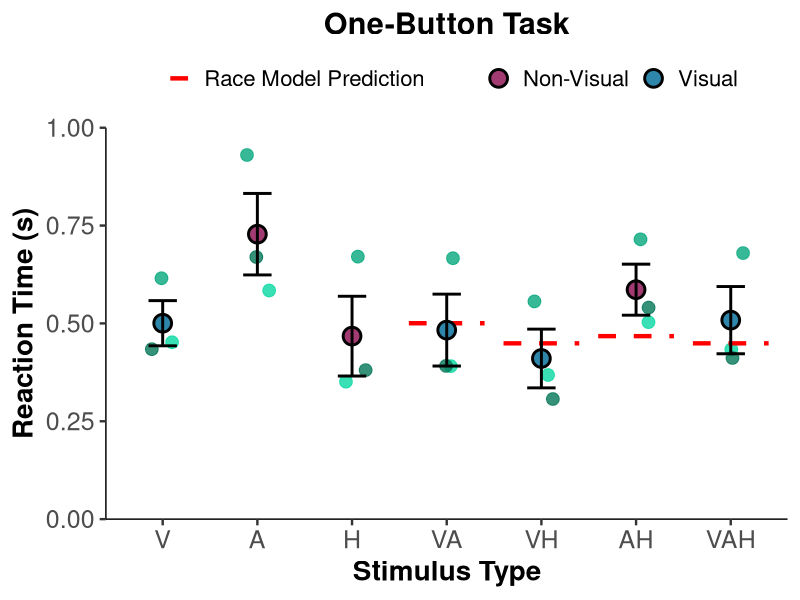
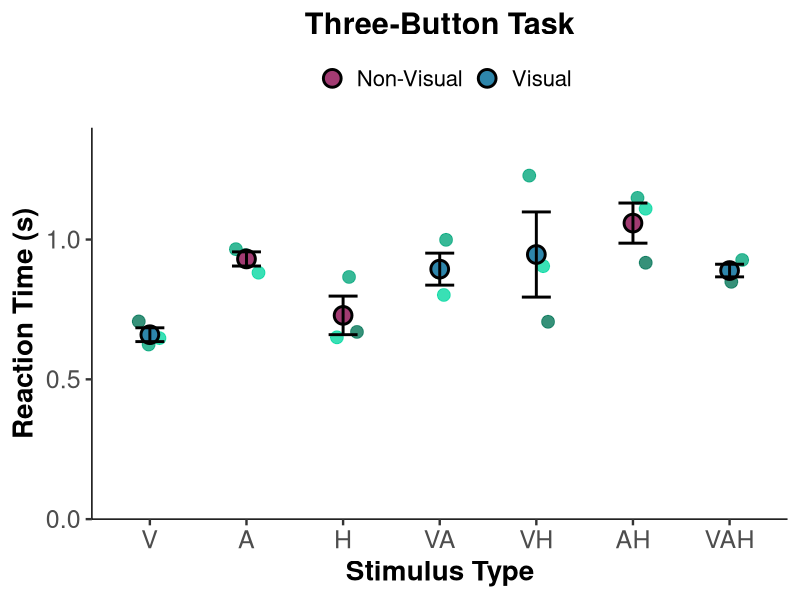
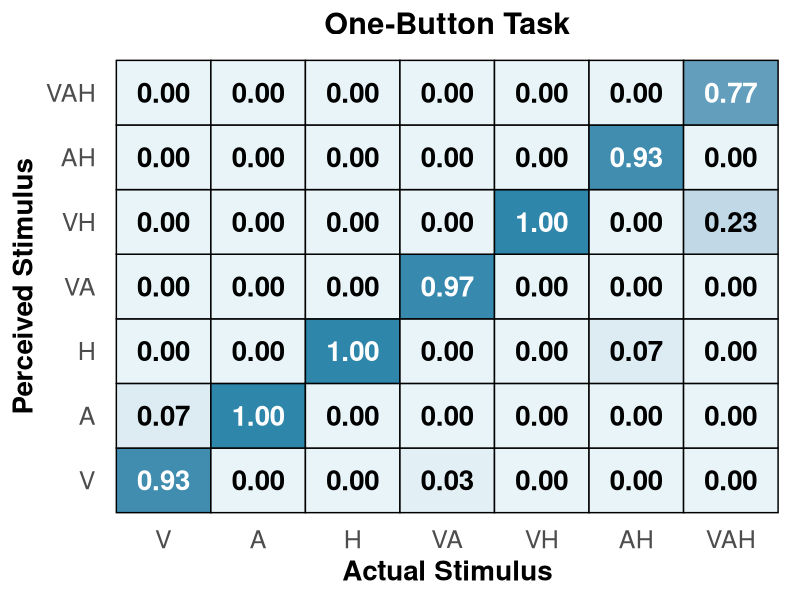
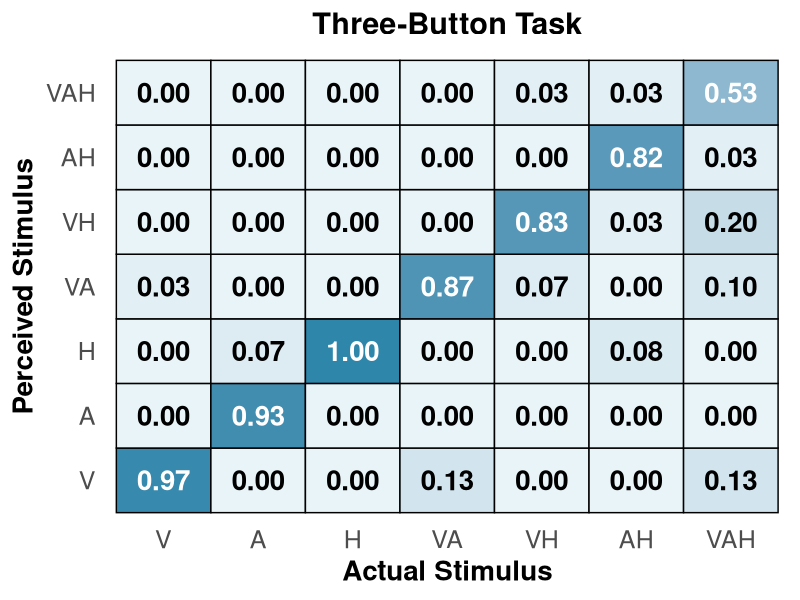

Write the R code that produced these figures, in order.
# ============================================================================
# Create Figures with Statistical Tests - SUBJECT-LEVEL ANALYSIS
# Major Changes:
# - ALL means and SEMs calculated from SUBJECT-LEVEL averages (n=3)
# - ALL t-tests use subject-level data
# - Figures 1 & 2: Show individual subject dots with DIFFERENTIAL SHADING BY SUBJECT
# - Each subject has a distinct color for easy identification
# - ERROR BARS NOW MORE VISIBLE (width=0.4, linewidth=1)
# ============================================================================

# Load libraries
library(dplyr)
library(readr)
library(ggplot2)

# ============================================================================
# STEP 1: Load and Prepare Data
# ============================================================================

# Set your working directory
setwd("/Users/dylanpham/Documents/GitHub/Reaction-Time-App-Mohala-Lab-")

# Load one-button data
one_button_1 <- read_csv("one_button_reaction_data_1.csv") %>% mutate(Subject = "S1")
one_button_2 <- read_csv("one_button_reaction_data_2.csv") %>% mutate(Subject = "S2")
one_button_3 <- read_csv("one_button_reaction_data_3.csv") %>% mutate(Subject = "S3")

# Load three-button data
three_button_1 <- read_csv("three_button_reaction_data_1.csv") %>% mutate(Subject = "S1")
three_button_2 <- read_csv("three_button_reaction_data_2.csv") %>% mutate(Subject = "S2")
three_button_3 <- read_csv("three_button_reaction_data_3.csv") %>% mutate(Subject = "S3")

# Combine datasets
one_button <- bind_rows(one_button_1, one_button_2, one_button_3)
three_button <- bind_rows(three_button_1, three_button_2, three_button_3)

# Filter for correct responses only (for statistical tests)
one_correct <- one_button[one_button$FeltCorrectly == "YES", ]
three_correct <- three_button[three_button$FeltCorrectly == "YES", ]

cat("One-button total trials:", nrow(one_button), "\n")
cat("One-button correct trials:", nrow(one_correct), "\n")
cat("Three-button total trials:", nrow(three_button), "\n")
cat("Three-button correct trials:", nrow(three_correct), "\n")

# ============================================================================
# STEP 2: Calculate SUBJECT-LEVEL means (one value per subject per condition)
# ============================================================================

cat("\n", rep("=", 70), "\n", sep = "")
cat("CALCULATING SUBJECT-LEVEL MEANS\n")
cat(rep("=", 70), "\n\n", sep = "")

# ONE-BUTTON TASK: Subject-level means for ALL data
one_subject_means_all <- one_button %>%
  group_by(Subject, Stimulus) %>%
  summarise(
    mean_RT = mean(ReactionTime_seconds, na.rm = TRUE),
    .groups = 'drop'
  )

cat("ONE-BUTTON (ALL trials) - Subject-level means:\n")
print(one_subject_means_all)

# ONE-BUTTON TASK: Subject-level means for CORRECT data only
one_subject_means_correct <- one_correct %>%
  group_by(Subject, Stimulus) %>%
  summarise(
    mean_RT = mean(ReactionTime_seconds, na.rm = TRUE),
    .groups = 'drop'
  )

cat("\nONE-BUTTON (CORRECT only) - Subject-level means:\n")
print(one_subject_means_correct)

# THREE-BUTTON TASK: Subject-level means for ALL data
three_subject_means_all <- three_button %>%
  group_by(Subject, Stimulus) %>%
  summarise(
    mean_RT = mean(RT1_seconds, na.rm = TRUE),
    .groups = 'drop'
  )

cat("\nTHREE-BUTTON (ALL trials) - Subject-level means:\n")
print(three_subject_means_all)

# THREE-BUTTON TASK: Subject-level means for CORRECT data only
three_subject_means_correct <- three_correct %>%
  group_by(Subject, Stimulus) %>%
  summarise(
    mean_RT = mean(RT1_seconds, na.rm = TRUE),
    .groups = 'drop'
  )

cat("\nTHREE-BUTTON (CORRECT only) - Subject-level means:\n")
print(three_subject_means_correct)

# ============================================================================
# STEP 3: Calculate GRAND means and SEMs across subjects (n=3)
# ============================================================================

# Grand means for one-button (ALL data) - for figures
one_grand_summary_all <- one_subject_means_all %>%
  group_by(Stimulus) %>%
  summarise(
    n_subjects = n(),
    sd_RT = ifelse(n() >= 2, sd(mean_RT, na.rm = TRUE), 0),
    sem_RT = ifelse(n() >= 2, sd(mean_RT, na.rm = TRUE) / sqrt(n()), 0),
    mean_RT = mean(mean_RT, na.rm = TRUE),
    .groups = 'drop')

# Grand means for one-button (CORRECT data) - for statistics
one_grand_summary_correct <- one_subject_means_correct %>%
  group_by(Stimulus) %>%
  summarise(
    n_subjects = n(),
    mean_RT = mean(mean_RT, na.rm = TRUE),
    sd_RT = ifelse(n() >= 2, sd(mean_RT, na.rm = TRUE), 0),
    sem_RT = ifelse(n() >= 2, sd(mean_RT, na.rm = TRUE) / sqrt(n()), 0),
    .groups = 'drop'
  )

# Grand means for three-button (ALL data) - for figures
three_grand_summary_all <- three_subject_means_all %>%
  group_by(Stimulus) %>%
  summarise(
    n_subjects = n(),
    sd_RT = ifelse(n() >= 2, sd(mean_RT, na.rm = TRUE), 0),
    sem_RT = ifelse(n() >= 2, sd(mean_RT, na.rm = TRUE) / sqrt(n()), 0),
    mean_RT = mean(mean_RT, na.rm = TRUE),
    .groups = 'drop'
  )

# Grand means for three-button (CORRECT data) - for statistics
three_grand_summary_correct <- three_subject_means_correct %>%
  group_by(Stimulus) %>%
  summarise(
    n_subjects = n(),
    mean_RT = mean(mean_RT, na.rm = TRUE),
    sd_RT = ifelse(n() >= 2, sd(mean_RT, na.rm = TRUE), 0),
    sem_RT = ifelse(n() >= 2, sd(mean_RT, na.rm = TRUE) / sqrt(n()), 0),
    .groups = 'drop'
  )

cat("\n", rep("=", 70), "\n", sep = "")
cat("GRAND SUMMARY STATISTICS (calculated from subject means, n=3)\n")
cat(rep("=", 70), "\n\n", sep = "")

cat("ONE-BUTTON (ALL trials):\n")
print(one_grand_summary_all)

cat("\nONE-BUTTON (CORRECT only):\n")
print(one_grand_summary_correct)

cat("\nTHREE-BUTTON (ALL trials):\n")
print(three_grand_summary_all)

cat("\nTHREE-BUTTON (CORRECT only):\n")
print(three_grand_summary_correct)

# ============================================================================
# STEP 4: Calculate Race Model Predictions using SUBJECT-LEVEL means
# ============================================================================

cat("\n", rep("=", 70), "\n", sep = "")
cat("RACE MODEL ANALYSIS - ONE-BUTTON TASK (SUBJECT-LEVEL)\n")
cat(rep("=", 70), "\n\n", sep = "")

# Get unimodal subject-level means (using ALL trials now)
V_subjects <- one_subject_means_all %>% filter(Stimulus == "V") %>% pull(mean_RT)
A_subjects <- one_subject_means_all %>% filter(Stimulus == "A") %>% pull(mean_RT)
H_subjects <- one_subject_means_all %>% filter(Stimulus == "H") %>% pull(mean_RT)

# Calculate race model predictions for each subject
race_predictions_by_subject <- data.frame(
  Subject = c("S1", "S2", "S3"),
  V_mean = V_subjects,
  A_mean = A_subjects,
  H_mean = H_subjects,
  VA_race = pmin(V_subjects, A_subjects),
  VH_race = pmin(V_subjects, H_subjects),
  AH_race = pmin(A_subjects, H_subjects),
  VAH_race = pmin(V_subjects, A_subjects, H_subjects)
)

cat("Subject-level race model predictions:\n")
print(race_predictions_by_subject)

# Grand mean race predictions (average across subjects)
race_predictions <- data.frame(
  Stimulus = c("VA", "VH", "AH", "VAH"),
  RaceModel = c(
    mean(race_predictions_by_subject$VA_race),
    mean(race_predictions_by_subject$VH_race),
    mean(race_predictions_by_subject$AH_race),
    mean(race_predictions_by_subject$VAH_race)
  )
)

cat("\nGrand mean race model predictions:\n")
print(race_predictions)

# ============================================================================
# STEP 5: Statistical Tests using SUBJECT-LEVEL data (n=3)
# ============================================================================

cat("\n", rep("-", 70), "\n", sep = "")
cat("T-TESTS FOR RACE MODEL VIOLATIONS (One-Button Task, ALL trials, n=3 subjects)\n")
cat(rep("-", 70), "\n\n", sep = "")

# Function to perform t-test using subject-level data
test_race_model_subjects <- function(subject_means, stimulus_name, race_pred_vector) {
  # Get subject-level observed means for this condition
  obs_data <- subject_means %>% 
    filter(Stimulus == stimulus_name) %>% 
    pull(mean_RT)
  
  if (length(obs_data) < 2) {
    return(list(
      stimulus = stimulus_name,
      n = length(obs_data),
      observed_mean = mean(obs_data),
      race_pred = mean(race_pred_vector),
      violation = NA,
      t_stat = NA,
      df = NA,
      p_value = NA,
      cohens_d = NA
    ))
  }
  
  # Perform one-sample t-test against mean race prediction
  race_mean <- mean(race_pred_vector)
  test_result <- t.test(obs_data, mu = race_mean)
  
  # Calculate Cohen's d
  cohens_d <- (mean(obs_data) - race_mean) / sd(obs_data)
  
  # Calculate violation (positive = facilitation, negative = interference)
  violation <- race_mean - mean(obs_data)
  
  return(list(
    stimulus = stimulus_name,
    n = length(obs_data),
    observed_mean = mean(obs_data),
    race_pred = race_mean,
    violation = violation,
    t_stat = test_result$statistic,
    df = test_result$parameter,
    p_value = test_result$p.value,
    cohens_d = cohens_d
  ))
}

# Test each multimodal condition
results_one_button <- list()

results_one_button$VA <- test_race_model_subjects(
  one_subject_means_all, "VA", race_predictions_by_subject$VA_race)
results_one_button$VH <- test_race_model_subjects(
  one_subject_means_all, "VH", race_predictions_by_subject$VH_race)
results_one_button$AH <- test_race_model_subjects(
  one_subject_means_all, "AH", race_predictions_by_subject$AH_race)
results_one_button$VAH <- test_race_model_subjects(
  one_subject_means_all, "VAH", race_predictions_by_subject$VAH_race)

# Print results
for (result in results_one_button) {
  cat(sprintf("\n%s Condition:\n", result$stimulus))
  cat(sprintf("  Observed RT:     %.3f s (n=%d subjects)\n", result$observed_mean, result$n))
  cat(sprintf("  Race Prediction: %.3f s\n", result$race_pred))
  cat(sprintf("  Violation:       %+.0f ms ", result$violation * 1000))
  if (!is.na(result$violation)) {
    if (result$violation > 0) {
      cat("(FACILITATION)\n")
    } else {
      cat("(INTERFERENCE)\n")
    }
  } else {
    cat("\n")
  }
  
  if (!is.na(result$p_value)) {
    cat(sprintf("  t(%d) = %.2f, p = %.4f", result$df, result$t_stat, result$p_value))
    if (result$p_value < 0.001) {
      cat(" ***")
    } else if (result$p_value < 0.01) {
      cat(" **")
    } else if (result$p_value < 0.05) {
      cat(" *")
    }
    cat("\n")
    cat(sprintf("  Cohen's d = %.2f\n", result$cohens_d))
  }
}

# ============================================================================
# COLAVITA EFFECT ANALYSIS - ONE-BUTTON TASK (SUBJECT-LEVEL)
# ============================================================================

cat("\n", rep("-", 70), "\n", sep = "")
cat("COLAVITA VISUAL DOMINANCE EFFECT (One-Button Task, ALL trials, n=3 subjects)\n")
cat(rep("-", 70), "\n\n", sep = "")

# Calculate subject-level means for visual multimodal (VA, VH, VAH) - using ALL trials
vis_multi_subject <- one_subject_means_all %>%
  filter(Stimulus %in% c("VA", "VH", "VAH")) %>%
  group_by(Subject) %>%
  summarise(mean_RT = mean(mean_RT), .groups = 'drop') %>%
  pull(mean_RT)

# Calculate subject-level means for non-visual multimodal (AH) - using ALL trials
nonvis_multi_subject <- one_subject_means_all %>%
  filter(Stimulus == "AH") %>%
  pull(mean_RT)

cat(sprintf("Visual Multimodal (VA, VH, VAH):\n"))
cat(sprintf("  Mean RT: %.3f s (n=%d subjects)\n", mean(vis_multi_subject), length(vis_multi_subject)))
cat(sprintf("  SD:      %.3f s\n", sd(vis_multi_subject)))

cat(sprintf("\nNon-Visual Multimodal (AH):\n"))
cat(sprintf("  Mean RT: %.3f s (n=%d subjects)\n", mean(nonvis_multi_subject), length(nonvis_multi_subject)))
cat(sprintf("  SD:      %.3f s\n", sd(nonvis_multi_subject)))

# Independent samples t-test
colavita_test <- t.test(vis_multi_subject, nonvis_multi_subject)

# Cohen's d for independent samples
pooled_sd <- sqrt(((length(vis_multi_subject)-1)*var(vis_multi_subject) + 
                     (length(nonvis_multi_subject)-1)*var(nonvis_multi_subject)) / 
                    (length(vis_multi_subject)+length(nonvis_multi_subject)-2))
colavita_d <- (mean(vis_multi_subject) - mean(nonvis_multi_subject)) / pooled_sd

difference_ms <- (mean(nonvis_multi_subject) - mean(vis_multi_subject)) * 1000
percent_diff <- ((mean(nonvis_multi_subject) - mean(vis_multi_subject)) / mean(vis_multi_subject)) * 100

cat(sprintf("\nColavita Effect:\n"))
cat(sprintf("  Difference:  %.0f ms (%.1f%% faster)\n", difference_ms, percent_diff))
cat(sprintf("  t(%.1f) = %.2f, p = %.4f", colavita_test$parameter, 
            colavita_test$statistic, colavita_test$p.value))
if (colavita_test$p.value < 0.001) {
  cat(" ***")
} else if (colavita_test$p.value < 0.01) {
  cat(" **")
} else if (colavita_test$p.value < 0.05) {
  cat(" *")
}
cat("\n")
cat(sprintf("  Cohen's d = %.2f\n", colavita_d))

# ============================================================================
# THREE-BUTTON TASK STATISTICS (SUBJECT-LEVEL)
# ============================================================================

cat("\n", rep("=", 70), "\n", sep = "")
cat("RACE MODEL ANALYSIS - THREE-BUTTON TASK (SUBJECT-LEVEL)\n")
cat(rep("=", 70), "\n\n", sep = "")

# Get unimodal subject-level means (using ALL trials now)
V_subjects_3 <- three_subject_means_all %>% filter(Stimulus == "V") %>% pull(mean_RT)
A_subjects_3 <- three_subject_means_all %>% filter(Stimulus == "A") %>% pull(mean_RT)
H_subjects_3 <- three_subject_means_all %>% filter(Stimulus == "H") %>% pull(mean_RT)

# Calculate race model predictions for each subject
race_predictions_by_subject_3 <- data.frame(
  Subject = c("S1", "S2", "S3"),
  V_mean = V_subjects_3,
  A_mean = A_subjects_3,
  H_mean = H_subjects_3,
  VA_race = pmin(V_subjects_3, A_subjects_3),
  VH_race = pmin(V_subjects_3, H_subjects_3),
  AH_race = pmin(A_subjects_3, H_subjects_3),
  VAH_race = pmin(V_subjects_3, A_subjects_3, H_subjects_3)
)

cat("Subject-level race model predictions:\n")
print(race_predictions_by_subject_3)

# Grand mean race predictions
race_predictions_3 <- data.frame(
  Stimulus = c("VA", "VH", "AH", "VAH"),
  RaceModel = c(
    mean(race_predictions_by_subject_3$VA_race),
    mean(race_predictions_by_subject_3$VH_race),
    mean(race_predictions_by_subject_3$AH_race),
    mean(race_predictions_by_subject_3$VAH_race)
  )
)

cat("\nGrand mean race model predictions:\n")
print(race_predictions_3)

cat("\n", rep("-", 70), "\n", sep = "")
cat("T-TESTS FOR RACE MODEL VIOLATIONS (Three-Button Task, ALL trials, n=3 subjects)\n")
cat(rep("-", 70), "\n\n", sep = "")

# Test three-button task
results_three_button <- list()

results_three_button$VA <- test_race_model_subjects(
  three_subject_means_all, "VA", race_predictions_by_subject_3$VA_race)
results_three_button$VH <- test_race_model_subjects(
  three_subject_means_all, "VH", race_predictions_by_subject_3$VH_race)
results_three_button$AH <- test_race_model_subjects(
  three_subject_means_all, "AH", race_predictions_by_subject_3$AH_race)
results_three_button$VAH <- test_race_model_subjects(
  three_subject_means_all, "VAH", race_predictions_by_subject_3$VAH_race)

for (result in results_three_button) {
  cat(sprintf("\n%s Condition:\n", result$stimulus))
  cat(sprintf("  Observed RT:     %.3f s (n=%d subjects)\n", result$observed_mean, result$n))
  cat(sprintf("  Race Prediction: %.3f s\n", result$race_pred))
  cat(sprintf("  Violation:       %+.0f ms ", result$violation * 1000))
  if (!is.na(result$violation)) {
    if (result$violation > 0) {
      cat("(FACILITATION)\n")
    } else {
      cat("(INTERFERENCE)\n")
    }
  } else {
    cat("\n")
  }
  
  if (!is.na(result$p_value)) {
    cat(sprintf("  t(%d) = %.2f, p = %.4f", result$df, result$t_stat, result$p_value))
    if (result$p_value < 0.001) {
      cat(" ***")
    } else if (result$p_value < 0.01) {
      cat(" **")
    } else if (result$p_value < 0.05) {
      cat(" *")
    }
    cat("\n")
    cat(sprintf("  Cohen's d = %.2f\n", result$cohens_d))
  }
}

# Colavita effect - three-button (SUBJECT-LEVEL)
cat("\n", rep("-", 70), "\n", sep = "")
cat("COLAVITA VISUAL DOMINANCE EFFECT (Three-Button Task, ALL trials, n=3 subjects)\n")
cat(rep("-", 70), "\n\n", sep = "")

# Calculate subject-level means for visual multimodal - using ALL trials
vis_multi_subject_3 <- three_subject_means_all %>%
  filter(Stimulus %in% c("VA", "VH", "VAH")) %>%
  group_by(Subject) %>%
  summarise(mean_RT = mean(mean_RT), .groups = 'drop') %>%
  pull(mean_RT)

# Calculate subject-level means for non-visual multimodal - using ALL trials
nonvis_multi_subject_3 <- three_subject_means_all %>%
  filter(Stimulus == "AH") %>%
  pull(mean_RT)

cat(sprintf("Visual Multimodal (VA, VH, VAH):\n"))
cat(sprintf("  Mean RT: %.3f s (n=%d subjects)\n", mean(vis_multi_subject_3), length(vis_multi_subject_3)))
cat(sprintf("  SD:      %.3f s\n", sd(vis_multi_subject_3)))

cat(sprintf("\nNon-Visual Multimodal (AH):\n"))
cat(sprintf("  Mean RT: %.3f s (n=%d subjects)\n", mean(nonvis_multi_subject_3), length(nonvis_multi_subject_3)))
cat(sprintf("  SD:      %.3f s\n", sd(nonvis_multi_subject_3)))

colavita_test_3 <- t.test(vis_multi_subject_3, nonvis_multi_subject_3)

pooled_sd_3 <- sqrt(((length(vis_multi_subject_3)-1)*var(vis_multi_subject_3) + 
                       (length(nonvis_multi_subject_3)-1)*var(nonvis_multi_subject_3)) / 
                      (length(vis_multi_subject_3)+length(nonvis_multi_subject_3)-2))
colavita_d_3 <- (mean(vis_multi_subject_3) - mean(nonvis_multi_subject_3)) / pooled_sd_3

difference_ms_3 <- (mean(nonvis_multi_subject_3) - mean(vis_multi_subject_3)) * 1000
percent_diff_3 <- ((mean(nonvis_multi_subject_3) - mean(vis_multi_subject_3)) / mean(vis_multi_subject_3)) * 100

cat(sprintf("\nColavita Effect:\n"))
cat(sprintf("  Difference:  %.0f ms (%.1f%% faster)\n", difference_ms_3, percent_diff_3))
cat(sprintf("  t(%.1f) = %.2f, p = %.4f", colavita_test_3$parameter, 
            colavita_test_3$statistic, colavita_test_3$p.value))
if (colavita_test_3$p.value < 0.001) {
  cat(" ***")
} else if (colavita_test_3$p.value < 0.01) {
  cat(" **")
} else if (colavita_test_3$p.value < 0.05) {
  cat(" *")
}
cat("\n")
cat(sprintf("  Cohen's d = %.2f\n", colavita_d_3))

# ============================================================================
# FIGURE 1: ONE-BUTTON TASK with SUBJECT-SPECIFIC COLORS
# ============================================================================

cat("\n", rep("=", 70), "\n", sep = "")
cat("CREATING FIGURES WITH SUBJECT-SPECIFIC COLORS\n")
cat(rep("=", 70), "\n\n", sep = "")

# Define subject colors - distinct and visually appealing
subject_colors <- c("S1" = "#08d8a2",   
                    "S2" = "#06a77d",   
                    "S3" = "#047658")   

# Prepare data for plotting
one_grand_summary_all$visual_containing <- ifelse(grepl("V", one_grand_summary_all$Stimulus), 
                                                  "Visual", "Non-Visual")
one_grand_summary_all$Stimulus <- factor(one_grand_summary_all$Stimulus, 
                                         levels = c("V", "A", "H", "VA", "VH", "AH", "VAH"))
one_grand_summary_all <- merge(one_grand_summary_all, race_predictions, by = "Stimulus", all.x = TRUE)

# Prepare individual subject data
one_subject_means_all$Stimulus <- factor(one_subject_means_all$Stimulus, 
                                         levels = c("V", "A", "H", "VA", "VH", "AH", "VAH"))

# Prepare race model data
race_model_data_1 <- one_grand_summary_all[!is.na(one_grand_summary_all$RaceModel), ]
race_model_data_1$x_start <- as.numeric(race_model_data_1$Stimulus) - 0.4
race_model_data_1$x_end <- as.numeric(race_model_data_1$Stimulus) + 0.4

# Create Figure 1 with SUBJECT-SPECIFIC COLORS
fig1 <- ggplot(one_grand_summary_all, aes(x = Stimulus, y = mean_RT)) +
  # Individual subject points with DISTINCT COLORS
  geom_point(data = one_subject_means_all, 
             aes(x = Stimulus, y = mean_RT, color = Subject),
             size = 4, alpha = 0.8, show.legend = FALSE,
             position = position_jitter(width = 0.15, height = 0, seed = 42)) +
  # Race model predictions
  geom_segment(data = race_model_data_1,
               aes(x = x_start, xend = x_end, y = RaceModel, yend = RaceModel, 
                   linetype = "Race Model"),
               color = "red", linewidth = 1.5,
               inherit.aes = FALSE) +
  # Mean points (filled) - PLOTTED AFTER INDIVIDUAL POINTS
  geom_point(aes(fill = visual_containing), 
             size = 5, shape = 21, color = "black", stroke = 1.5) +
  # ERROR BARS - PLOTTED LAST SO THEY APPEAR ON TOP
  geom_errorbar(aes(ymin = mean_RT - sem_RT, ymax = mean_RT + sem_RT),
                width = 0.3, linewidth = 1, color = "black") +
  scale_color_manual(values = subject_colors,
                     name = "Subject",
                     labels = c("S1" = "S1", "S2" = "S2", "S3" = "S3")) +
  scale_fill_manual(values = c("Visual" = "#2E86AB", "Non-Visual" = "#A23B72"),
                    name = "",
                    labels = c("Non-Visual" = "Non-Visual", "Visual" = "Visual")) +
  scale_linetype_manual(values = c("Race Model" = "dashed"),
                        name = "",
                        labels = c("Race Model Prediction")) +
  scale_y_continuous(expand = c(0, 0), limits = c(0, 1.0)) +
  labs(
    title = "One-Button Task",
    x = "Stimulus Type",
    y = "Reaction Time (s)"
  ) +
  theme_classic(base_size = 18) +
  theme(
    plot.title = element_text(face = "bold", size = 22, hjust = 0.5),
    axis.title = element_text(face = "bold", size = 20),
    axis.text = element_text(size = 18),
    axis.text.x = element_text(size = 18),
    axis.text.y = element_text(size = 18),
    legend.position = "top",
    legend.text = element_text(size = 16),
    legend.title = element_text(size = 16, face = "bold"),
    axis.line = element_line(color = "black", linewidth = 0.5, linetype = 1))

ggsave("Figure1_OneButton_MeanRT_SubjectColors.png", fig1, width = 10, height = 6, dpi = 300)
cat("✓ Figure 1 saved: Figure1_OneButton_MeanRT_SubjectColors.png\n")

# ============================================================================
# FIGURE 2: THREE-BUTTON TASK with SUBJECT-SPECIFIC COLORS
# ============================================================================

# Prepare data for plotting
three_grand_summary_all$visual_containing <- ifelse(grepl("V", three_grand_summary_all$Stimulus), 
                                                    "Visual", "Non-Visual")
three_grand_summary_all$Stimulus <- factor(three_grand_summary_all$Stimulus, 
                                           levels = c("V", "A", "H", "VA", "VH", "AH", "VAH"))
three_grand_summary_all <- merge(three_grand_summary_all, race_predictions_3, by = "Stimulus", all.x = TRUE)

# Prepare individual subject data
three_subject_means_all$Stimulus <- factor(three_subject_means_all$Stimulus, 
                                           levels = c("V", "A", "H", "VA", "VH", "AH", "VAH"))

# Prepare race model data
race_model_data_3 <- three_grand_summary_all[!is.na(three_grand_summary_all$RaceModel), ]
race_model_data_3$x_start <- as.numeric(race_model_data_3$Stimulus) - 0.4
race_model_data_3$x_end <- as.numeric(race_model_data_3$Stimulus) + 0.4

# Create Figure 2 with SUBJECT-SPECIFIC COLORS
fig2 <- ggplot(three_grand_summary_all, aes(x = Stimulus, y = mean_RT)) +
  # Individual subject points with DISTINCT COLORS
  geom_point(data = three_subject_means_all, 
             aes(x = Stimulus, y = mean_RT, color = Subject),
             size = 4, alpha = 0.8, show.legend = FALSE,
             position = position_jitter(width = 0.15, height = 0, seed = 42)) +
  # Mean points (filled) - PLOTTED AFTER INDIVIDUAL POINTS
  geom_point(aes(fill = visual_containing), 
             size = 5, shape = 21, color = "black", stroke = 1.5) +
  # ERROR BARS - PLOTTED LAST SO THEY APPEAR ON TOP
  geom_errorbar(aes(ymin = mean_RT - sem_RT, ymax = mean_RT + sem_RT),
                width = 0.3, linewidth = 1, color = "black") +
  scale_color_manual(values = subject_colors,
                     name = "Subject",
                     labels = c("S1" = "S1", "S2" = "S2", "S3" = "S3")) +
  scale_fill_manual(values = c("Visual" = "#2E86AB", "Non-Visual" = "#A23B72"),
                    name = "",
                    labels = c("Non-Visual" = "Non-Visual", "Visual" = "Visual")) +
  scale_y_continuous(expand = c(0, 0), limits = c(0, 1.4)) +
  labs(
    title = "Three-Button Task",
    x = "Stimulus Type",
    y = "Reaction Time (s)"
  ) +
  theme_classic(base_size = 18) +
  theme(
    plot.title = element_text(face = "bold", size = 22, hjust = 0.5),
    axis.title = element_text(face = "bold", size = 20),
    axis.text = element_text(size = 18),
    axis.text.x = element_text(size = 18),
    axis.text.y = element_text(size = 18),
    legend.position = "top",
    legend.text = element_text(size = 16),
    legend.title = element_text(size = 16, face = "bold"),
    axis.line = element_line(color = "black", linewidth = 0.5, linetype = 1))

ggsave("Figure2_ThreeButton_MeanRT_SubjectColors.png", fig2, width = 10, height = 6, dpi = 300)
cat("✓ Figure 2 saved: Figure2_ThreeButton_MeanRT_SubjectColors.png\n")

# ============================================================================
# FIGURE 3 & 4: CONFUSION MATRICES (unchanged from original)
# ============================================================================

# Function to normalize stimulus order
normalize_stimulus <- function(stim) {
  if(is.null(stim) || length(stim) == 0) return(NA_character_)
  if(is.na(stim)) return(NA_character_)
  stim <- as.character(stim)
  if(stim == "" || nchar(stim) == 0) return(NA_character_)
  letters <- strsplit(stim, "")[[1]]
  order_map <- c("V" = 1, "A" = 2, "H" = 3)
  sorted_letters <- letters[order(sapply(letters, function(x) order_map[x]))]
  return(paste(sorted_letters, collapse = ""))
}

# FIGURE 3: One-button confusion matrix (SUBJECT-LEVEL)
cat("\n", rep("=", 70), "\n", sep = "")
cat("CREATING CONFUSION MATRIX FOR ONE-BUTTON TASK (SUBJECT-LEVEL)\n")
cat(rep("=", 70), "\n\n", sep = "")

felt_col <- "SelectedCues"
one_button_norm <- one_button %>%
  mutate(NormalizedResponse = sapply(!!sym(felt_col), normalize_stimulus))

# Calculate confusion matrix for EACH SUBJECT
confusion_one_by_subject <- one_button_norm %>%
  group_by(Subject, Stimulus, NormalizedResponse) %>%
  summarise(count = n(), .groups = 'drop') %>%
  rename(FeltStimulus = NormalizedResponse)

# Get totals for each subject and stimulus
totals_one_by_subject <- one_button_norm %>%
  group_by(Subject, Stimulus) %>%
  summarise(total = n(), .groups = 'drop')

# Calculate proportions for each subject
confusion_one_by_subject <- merge(confusion_one_by_subject, totals_one_by_subject, 
                                  by = c("Subject", "Stimulus"))
confusion_one_by_subject$proportion <- confusion_one_by_subject$count / confusion_one_by_subject$total

all_levels <- c("V", "A", "H", "VA", "VH", "AH", "VAH")
confusion_one_by_subject$Stimulus <- factor(confusion_one_by_subject$Stimulus, levels = all_levels)
confusion_one_by_subject$FeltStimulus <- factor(confusion_one_by_subject$FeltStimulus, levels = all_levels)

# Create complete grid for each subject
complete_grid_subjects <- expand.grid(
  Subject = unique(one_button$Subject),
  Stimulus = factor(all_levels, levels = all_levels),
  FeltStimulus = factor(all_levels, levels = all_levels)
)

# Merge with actual data, filling missing combinations with 0
confusion_one_complete_subjects <- merge(complete_grid_subjects, confusion_one_by_subject, 
                                         by = c("Subject", "Stimulus", "FeltStimulus"), all.x = TRUE)
confusion_one_complete_subjects$proportion[is.na(confusion_one_complete_subjects$proportion)] <- 0

cat("Subject-level confusion matrices (sample):\n")
print(head(confusion_one_complete_subjects, 20))

# Calculate GRAND MEAN proportions across subjects
confusion_one_grand <- confusion_one_complete_subjects %>%
  group_by(Stimulus, FeltStimulus) %>%
  summarise(
    mean_proportion = mean(proportion),
    sd_proportion = sd(proportion),
    sem_proportion = sd(proportion) / sqrt(n()),
    n_subjects = n(),
    .groups = 'drop'
  )

cat("\nGrand mean confusion matrix:\n")
print(confusion_one_grand)

fig3 <- ggplot(confusion_one_grand, aes(x = Stimulus, y = FeltStimulus, fill = mean_proportion)) +
  geom_tile(color = "black", linewidth = 0.5) +
  geom_text(aes(label = sprintf("%.2f", mean_proportion)), 
            color = ifelse(confusion_one_grand$mean_proportion > 0.5, "white", "black"), 
            size = 7, fontface = "bold") +
  scale_fill_gradient(low = "#E8F4F8", high = "#2E86AB", limits = c(0, 1),
                      name = "Proportion") +
  scale_x_discrete(drop = FALSE) +
  scale_y_discrete(drop = FALSE) +
  labs(
    title = "One-Button Task",
    x = "Actual Stimulus",
    y = "Perceived Stimulus"
  ) +
  theme_minimal(base_size = 18) +
  theme(
    plot.title = element_text(face = "bold", size = 22, hjust = 0.5),
    axis.title = element_text(face = "bold", size = 20),
    axis.text = element_text(size = 18),
    panel.grid = element_blank(),
    panel.background = element_rect(fill = "white", color = NA),
    plot.background = element_rect(fill = "white", color = NA),
    legend.position = "none"
  )

ggsave("Figure3_OneButton_ConfusionMatrix_SubjectLevel.png", fig3, width = 10, height = 8, dpi = 300)
cat("✓ Figure 3 saved: Figure3_OneButton_ConfusionMatrix_SubjectLevel.png\n")

# FIGURE 4: Three-button confusion matrix (SUBJECT-LEVEL)
cat("\n", rep("=", 70), "\n", sep = "")
cat("CREATING CONFUSION MATRIX FOR THREE-BUTTON TASK (SUBJECT-LEVEL)\n")
cat(rep("=", 70), "\n\n", sep = "")

felt_col_3 <- "KeysPressed"

map_keys_to_stimulus <- function(key_num) {
  if(is.na(key_num)) return(NA_character_)
  key_str <- as.character(key_num)
  key_str <- gsub("1", "V", key_str)
  key_str <- gsub("2", "A", key_str)
  key_str <- gsub("3", "H", key_str)
  return(key_str)
}

three_button_norm <- three_button %>%
  filter(!is.na(!!sym(felt_col_3))) %>%
  mutate(
    KeysPressed_mapped = sapply(!!sym(felt_col_3), map_keys_to_stimulus),
    NormalizedResponse = sapply(KeysPressed_mapped, normalize_stimulus)
  )

# Calculate confusion matrix for EACH SUBJECT
confusion_three_by_subject <- three_button_norm %>%
  group_by(Subject, Stimulus, NormalizedResponse) %>%
  summarise(count = n(), .groups = 'drop') %>%
  rename(FeltStimulus = NormalizedResponse)

# Get totals for each subject and stimulus
totals_three_by_subject <- three_button_norm %>%
  group_by(Subject, Stimulus) %>%
  summarise(total = n(), .groups = 'drop')

# Calculate proportions for each subject
confusion_three_by_subject <- merge(confusion_three_by_subject, totals_three_by_subject, 
                                    by = c("Subject", "Stimulus"))
confusion_three_by_subject$proportion <- confusion_three_by_subject$count / confusion_three_by_subject$total

confusion_three_by_subject$Stimulus <- factor(confusion_three_by_subject$Stimulus, levels = all_levels)
confusion_three_by_subject$FeltStimulus <- factor(confusion_three_by_subject$FeltStimulus, levels = all_levels)

# Create complete grid for each subject
complete_grid_subjects_3 <- expand.grid(
  Subject = unique(three_button$Subject),
  Stimulus = factor(all_levels, levels = all_levels),
  FeltStimulus = factor(all_levels, levels = all_levels)
)

# Merge with actual data, filling missing combinations with 0
confusion_three_complete_subjects <- merge(complete_grid_subjects_3, confusion_three_by_subject, 
                                           by = c("Subject", "Stimulus", "FeltStimulus"), all.x = TRUE)
confusion_three_complete_subjects$proportion[is.na(confusion_three_complete_subjects$proportion)] <- 0

cat("Subject-level confusion matrices (sample):\n")
print(head(confusion_three_complete_subjects, 20))

# Calculate GRAND MEAN proportions across subjects
confusion_three_grand <- confusion_three_complete_subjects %>%
  group_by(Stimulus, FeltStimulus) %>%
  summarise(
    mean_proportion = mean(proportion),
    sd_proportion = sd(proportion),
    sem_proportion = sd(proportion) / sqrt(n()),
    n_subjects = n(),
    .groups = 'drop'
  )

cat("\nGrand mean confusion matrix:\n")
print(confusion_three_grand)

fig4 <- ggplot(confusion_three_grand, aes(x = Stimulus, y = FeltStimulus, fill = mean_proportion)) +
  geom_tile(color = "black", linewidth = 0.5) +
  geom_text(aes(label = sprintf("%.2f", mean_proportion)), 
            color = ifelse(confusion_three_grand$mean_proportion > 0.5, "white", "black"), 
            size = 7, fontface = "bold") +
  scale_fill_gradient(low = "#E8F4F8", high = "#2E86AB", limits = c(0, 1),
                      name = "Proportion") +
  scale_x_discrete(drop = FALSE) +
  scale_y_discrete(drop = FALSE) +
  labs(
    title = "Three-Button Task",
    x = "Actual Stimulus",
    y = "Perceived Stimulus"
  ) +
  theme_minimal(base_size = 18) +
  theme(
    plot.title = element_text(face = "bold", size = 22, hjust = 0.5),
    axis.title = element_text(face = "bold", size = 20),
    axis.text = element_text(size = 18),
    panel.grid = element_blank(),
    panel.background = element_rect(fill = "white", color = NA),
    plot.background = element_rect(fill = "white", color = NA),
    legend.position = "none"
  )

ggsave("Figure4_ThreeButton_ConfusionMatrix_SubjectLevel.png", fig4, width = 10, height = 8, dpi = 300)
cat("✓ Figure 4 saved: Figure4_ThreeButton_ConfusionMatrix_SubjectLevel.png\n")

# ============================================================================
# ACCURACY STATISTICS (SUBJECT-LEVEL)
# ============================================================================

cat("\n", rep("=", 70), "\n", sep = "")
cat("ACCURACY STATISTICS (SUBJECT-LEVEL, n=3)\n")
cat(rep("=", 70), "\n\n", sep = "")

# Calculate subject-level accuracy for one-button task
one_accuracy_subjects <- one_button %>%
  group_by(Subject, Stimulus) %>%
  summarise(
    total_trials = n(),
    correct_trials = sum(FeltCorrectly == "YES"),
    accuracy_pct = (correct_trials / total_trials) * 100,
    .groups = 'drop'
  )

cat("ONE-BUTTON TASK - Subject-level accuracy:\n")
print(one_accuracy_subjects)

# Calculate grand mean accuracy across subjects
one_accuracy_grand <- one_accuracy_subjects %>%
  group_by(Stimulus) %>%
  summarise(
    n_subjects = n(),
    mean_accuracy = mean(accuracy_pct),
    sd_accuracy = sd(accuracy_pct),
    sem_accuracy = sd(accuracy_pct) / sqrt(n()),
    .groups = 'drop'
  )

cat("\nONE-BUTTON TASK - Grand mean accuracy (across subjects):\n")
print(one_accuracy_grand)

# Calculate subject-level accuracy for three-button task
three_accuracy_subjects <- three_button %>%
  group_by(Subject, Stimulus) %>%
  summarise(
    total_trials = n(),
    correct_trials = sum(FeltCorrectly == "YES"),
    accuracy_pct = (correct_trials / total_trials) * 100,
    .groups = 'drop'
  )

cat("\nTHREE-BUTTON TASK - Subject-level accuracy:\n")
print(three_accuracy_subjects)

# Calculate grand mean accuracy across subjects
three_accuracy_grand <- three_accuracy_subjects %>%
  group_by(Stimulus) %>%
  summarise(
    n_subjects = n(),
    mean_accuracy = mean(accuracy_pct),
    sd_accuracy = sd(accuracy_pct),
    sem_accuracy = sd(accuracy_pct) / sqrt(n()),
    .groups = 'drop'
  )

cat("\nTHREE-BUTTON TASK - Grand mean accuracy (across subjects):\n")
print(three_accuracy_grand)

# ============================================================================
# FINAL SUMMARY
# ============================================================================

cat("\n", rep("=", 70), "\n", sep = "")
cat("FINAL SUMMARY (SUBJECT-LEVEL ANALYSIS, n=3)\n")
cat(rep("=", 70), "\n\n", sep = "")

cat("ONE-BUTTON TASK (Detection):\n")
cat(sprintf("  Visual Multimodal:     %.3f ± %.3f s\n", 
            mean(vis_multi_subject), sd(vis_multi_subject)/sqrt(length(vis_multi_subject))))
cat(sprintf("  Non-Visual Multimodal: %.3f ± %.3f s\n", 
            mean(nonvis_multi_subject), sd(nonvis_multi_subject)/sqrt(length(nonvis_multi_subject))))
cat(sprintf("  Colavita Effect:       %.0f ms (%.1f%% faster), p = %.4f\n\n", 
            difference_ms, percent_diff, colavita_test$p.value))

cat("THREE-BUTTON TASK (Identification):\n")
cat(sprintf("  Visual Multimodal:     %.3f ± %.3f s\n", 
            mean(vis_multi_subject_3), sd(vis_multi_subject_3)/sqrt(length(vis_multi_subject_3))))
cat(sprintf("  Non-Visual Multimodal: %.3f ± %.3f s\n", 
            mean(nonvis_multi_subject_3), sd(nonvis_multi_subject_3)/sqrt(length(nonvis_multi_subject_3))))
cat(sprintf("  Colavita Effect:       %.0f ms (%.1f%% faster), p = %.4f\n\n", 
            difference_ms_3, percent_diff_3, colavita_test_3$p.value))

cat("=== ALL ANALYSIS COMPLETED WITH SUBJECT-LEVEL STATISTICS ===\n")
cat("\nKey Changes:\n")
cat("  1. All means/SEMs calculated from subject averages (n=3)\n")
cat("  2. All t-tests use subject-level data from ALL TRIALS (not just correct)\n")
cat("  3. Figures 1 & 2 show SUBJECT-SPECIFIC COLORS:\n")
cat("     - Subject 1: RED (#E63946)\n")
cat("     - Subject 2: GREEN (#06A77D)\n")
cat("     - Subject 3: BLUE (#457B9D)\n")
cat("  4. Individual subject points are larger and color-coded\n")
cat("  5. Mean points remain filled by visual/non-visual condition\n")
cat("  6. Error bars visible on top of all points\n")
cat("  7. Subject colors NOT shown in legend (cleaner appearance)\n")
cat("  8. Accuracy statistics calculated at subject level\n")
cat("  9. Confusion matrices show averaged proportions across subjects\n")
cat("  10. Statistics match figures (both use ALL trials)\n")